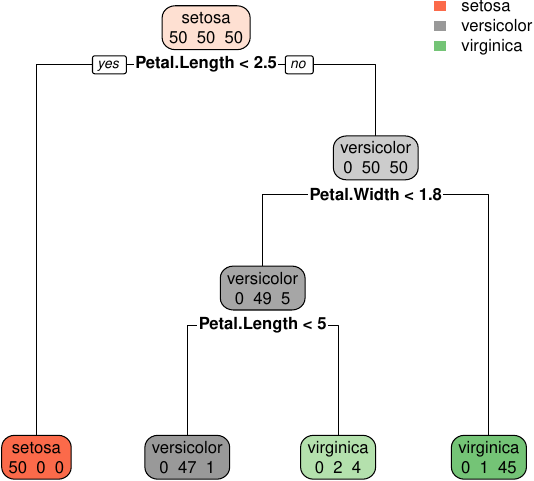

R code for this plot:
pdf(file = "09-r-rpart2.pdf", width = 6, height = 5.5)

library(caret)
my_data <- iris

my_model <- train(form = Species ~ ., data = my_data, method = "rpart2",
                  trControl = trainControl(method = "none"),
                  tuneGrid = data.frame(maxdepth = 3),
                  control = rpart::rpart.control(cp = 0.01,
                                                 minbucket = 5,
                                                 minsplit = 2))

rpart.plot::rpart.plot(
  my_model$finalModel, extra = 1)
